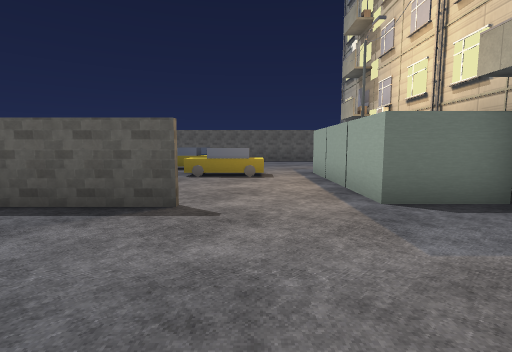
[1] (above)

23 first-person views from a walk through a 3-D level made in the Godot game engine. The camera is 1.5 m above the floor, tilts 6° down and sees 85° across. The floor is counted in squares, 2 m on a side. Each view is taken from the middle of a square. On the plan, view 1 faces up. The plan holds only what a view shows up to about 10 squares ahead; the rest is blank. The place goes on beyond the plan. Some surface patterns are stand-ins.

[2]
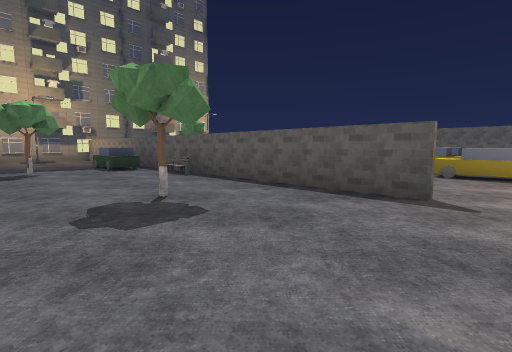

[3]
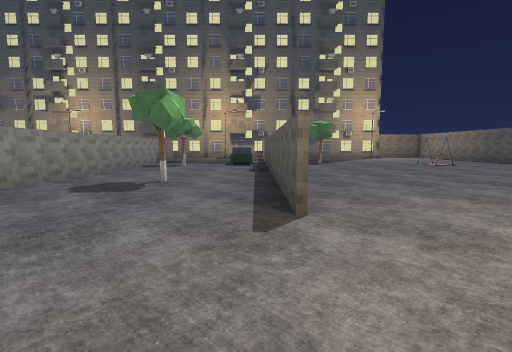

[4]
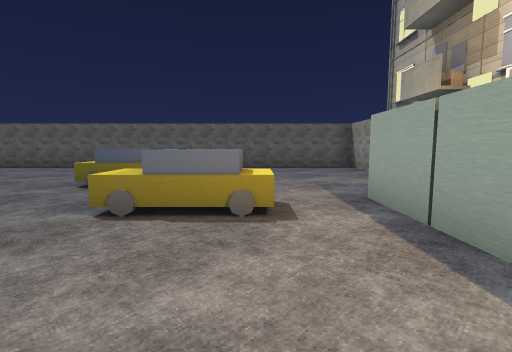

[5]
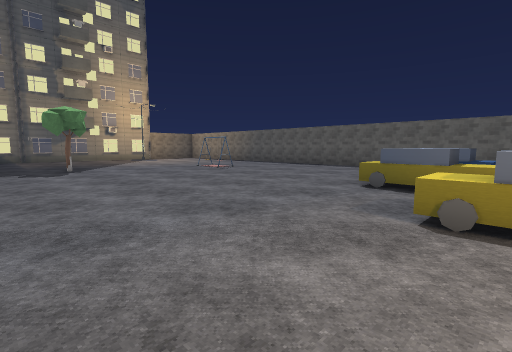

[6]
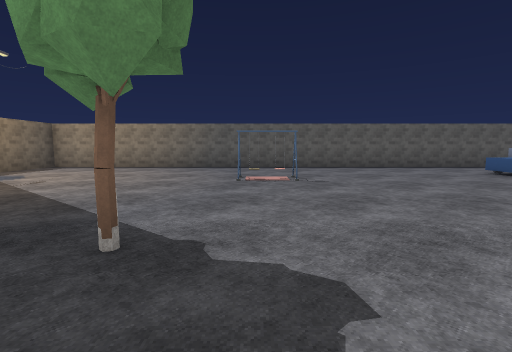

[7]
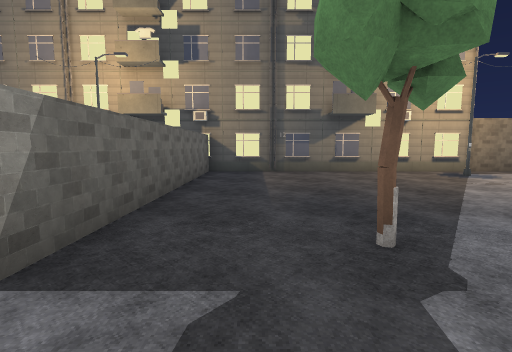

[8]
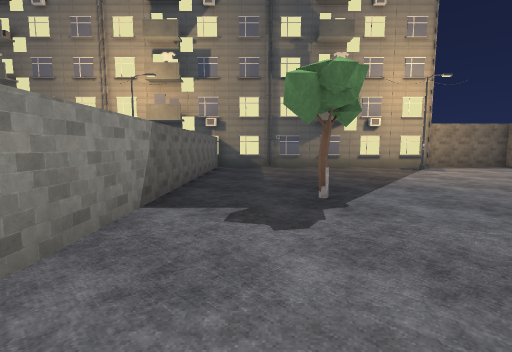

[9]
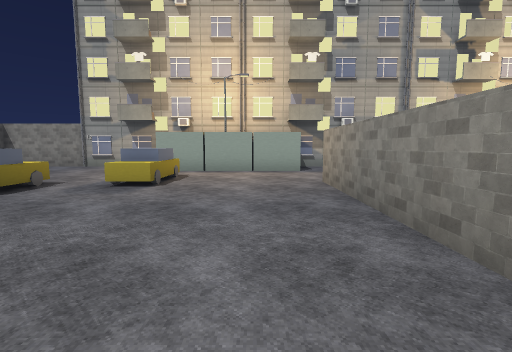

[10]
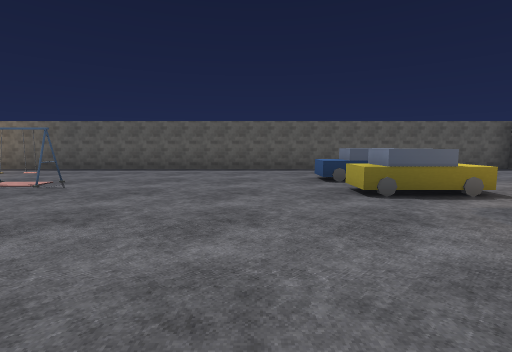

[11]
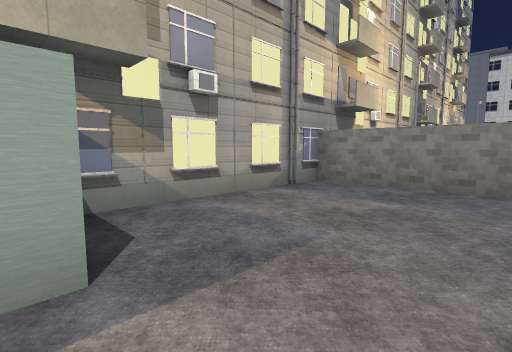

[12]
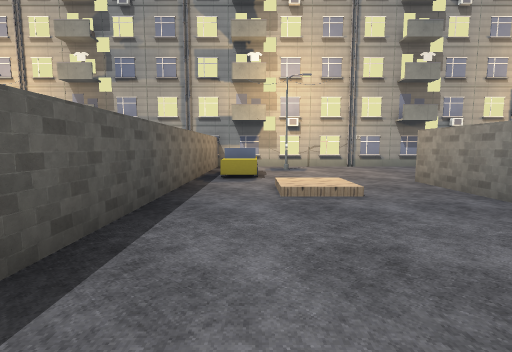

[13]
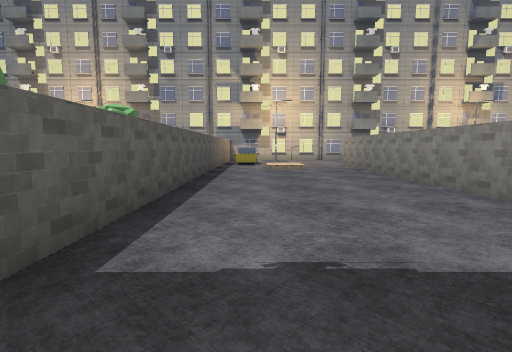

[14]
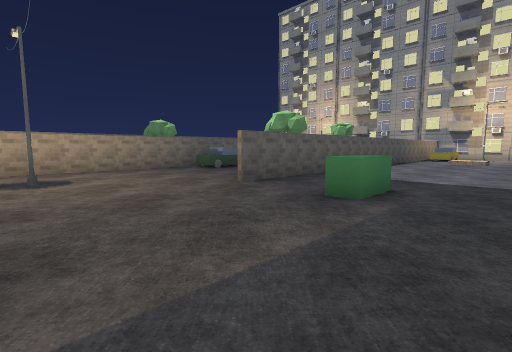

[15]
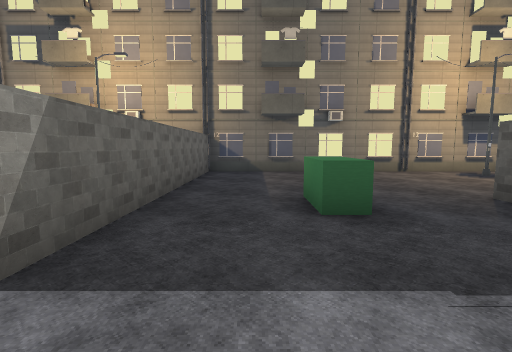

[16]
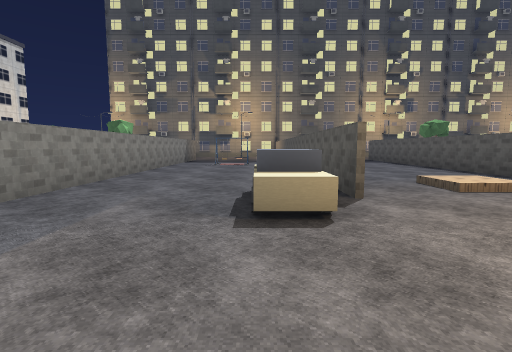

[17]
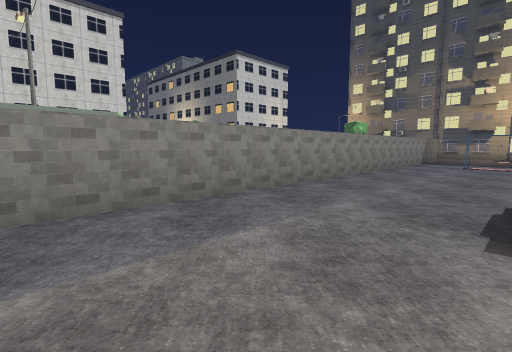

[18]
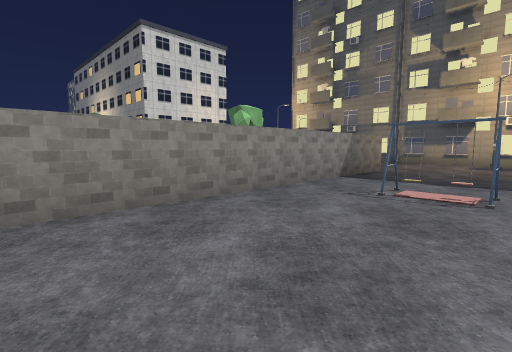

[19]
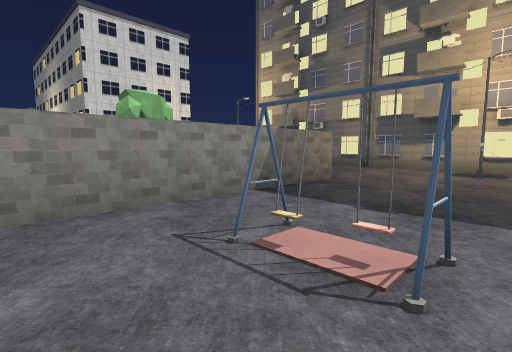

[20]
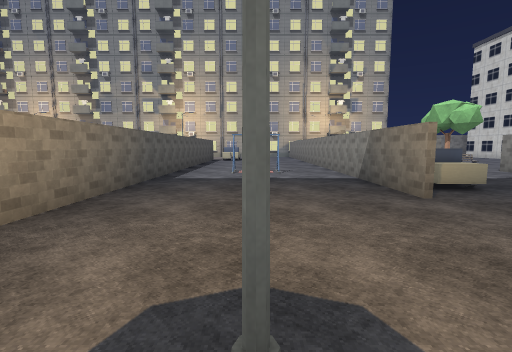

[21]
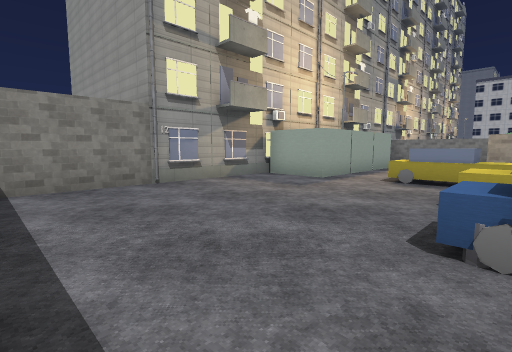

[22]
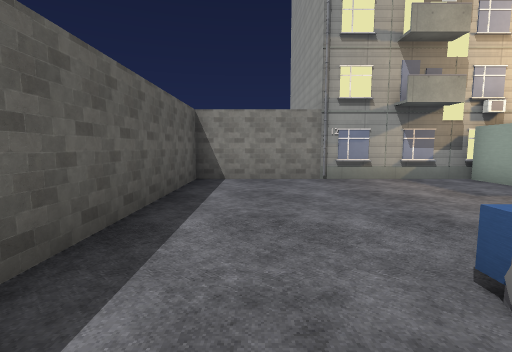

[23]
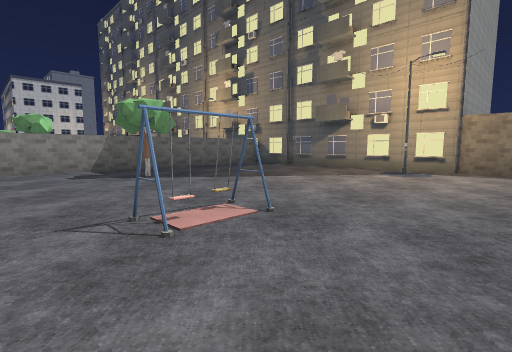

### Floor plan
Key: @ floor where view 1 was taken; # wall or solid block; . main floor; : floor 0.25 m higher than the main floor; + floor 1 m higher than the main floor; / step, stairs or slope; C car; T tower; B block; E bench; R tree.
Columns run from 20 left of view 1 to 6 right of it. Each row starts with its distance up from view 1.
 15       ###################
 14   #.....................#
 13   #.....................#
 12 TT#...............E.....#
 11  TT..............CC.....TTT
 10   T.#.....#......CC.....T
  9   T.....................T
  8   T...................BBT
  7   T................CC.BBT
  6   T......R............BBT
  5   T...................BBT
  4   T...................BBT
  3   TT#####CCC#E######....T
  2   T......CC.............T
  1   T.#...........R.......T
  0   T.......R.........@...T
 -1   T.....  ..............T
 -2   T.....############CC##T
 -3   T.................CC..T
 -4   T....BB......../:...#.T
 -5   T.....................T
 -6   T.....................T
 -7   TT###############C/...T
 -8   T............... +/...T
 -9   T.#...................T
-10   T........#............T
-11   T.....................T
-12   T....#CCC###########BB

Where each view was taken, in squares from view 1:
view 1: 0 up, 0 right, facing up
view 2: 1 down, 0 right, facing up-left
view 3: 3 up, 2 right, facing left
view 4: 4 up, 0 right, facing up
view 5: 4 up, 1 left, facing up-left
view 6: 4 up, 10 left, facing up
view 7: 5 up, 9 left, facing left
view 8: 5 up, 7 left, facing left
view 9: 5 up, 7 left, facing right
view 10: 5 up, 5 left, facing up
view 11: 4 up, 0 right, facing down-right
view 12: 3 down, 7 left, facing right
view 13: 3 down, 12 left, facing right
view 14: 6 down, 17 left, facing up-right
view 15: 5 down, 9 left, facing left
view 16: 8 down, 3 right, facing left
view 17: 8 down, 3 right, facing down-left
view 18: 8 down, 4 left, facing down-left
view 19: 8 down, 7 left, facing down-left
view 20: 9 down, 17 left, facing right
view 21: 14 up, 2 left, facing down-right
view 22: 13 up, 3 left, facing right
view 23: 13 up, 8 left, facing down-left
